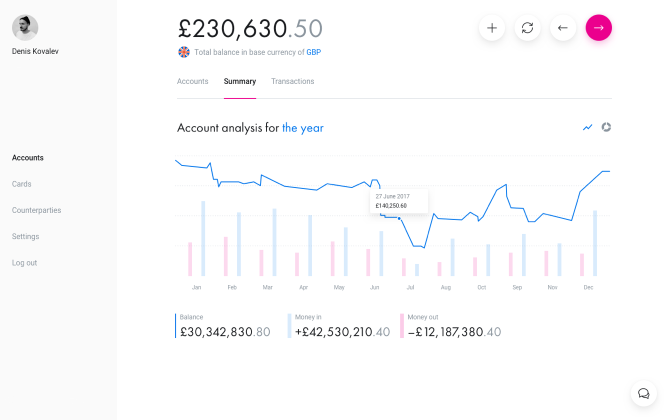
#> input picture datasets/FinUI/images/001.png, 1340 x 840 px (shown at 1/2 size); its folder holds only this picture in this run
$ jupyter execute --allow-errors mutual_information.ipynb   (older library calls are emulated)
#> lines starting #> are read from the running program, lines starting #| are printed output that depends on the picture; after the words box and inside, x2 and y2 are one past the last pixel; in counts of white or black regions, pixels touching at a corner belong together
#> further down, img is the input picture: shape (840, 1340, 3); mean B, G, R 251.8, 250.8, 251
### features/imtools.py
import cv2
import numpy as np
import pandas as pd
import pyemd
import random
from . import colordict
import scipy.stats, scipy.spatial


# [26 lines left out: functions split_block, smallest_sublist, not called in this run]


def get_brightness(gray_img):

    return cv2.mean(gray_img)[0]


def get_contrast(gray_img):

    return cv2.meanStdDev(gray_img)[1][0][0] / get_brightness(gray_img)


def get_complexity(gray_img):

    return np.std(cv2.Laplacian(gray_img, cv2.CV_64F))


# [75 lines left out: functions get_sharpness, get_entropy, get_color_variety, get_colorful, get_colorful_emd, not called in this run]


def get_color_percentage(img):

    h, w = img.shape[:2]
    rgb = img.astype('int64')
    rgb8 = rgb // 8
    r8, g8, b8 = cv2.split(rgb8)
    one = r8 * (32 * 32) + g8 * 32 + b8
    color_dict = colordict.color_dict()

    tf = color_dict[one]
    unique, counts = [list(x) for x in np.unique(tf, return_counts=True)]
    color_percents = [0] * 11
    for i in range(0, 11):
        if i in unique:
            k = unique.index(i)
            color_percents[i] = counts[k] / (h * w)

    black, blue, brown, gray, green, orange, pink, purple, red, white, yellow = color_percents[:]

    all_colors = np.array([black, blue, brown, gray, green, orange, pink, purple, red, white, yellow])
    non_bw_colors = np.array([blue, brown, green, orange, pink, purple, red, yellow])
    if np.sum(non_bw_colors) > 0:
        non_bw_colors = non_bw_colors / np.sum(non_bw_colors)
        shannon_e = scipy.stats.entropy(non_bw_colors)
    else:
        shannon_e = np.nan
    if white > black:
        pixel_density = 1 - np.sum(white) / np.sum(all_colors)
    else:
        pixel_density = 1 - np.sum(black) / np.sum(all_colors)

    return shannon_e, pixel_density


# [22 lines left out: function get_palette_ratio, not called in this run]


def get_complexity_edge(gray_img, otsu_ratio=0.5, gaussian_blur_kernel=(5, 5), n_random=1000):

#> called with otsu_ratio = 0.5, gaussian_blur_kernel = (5, 5), n_random = 1000
    gray = cv2.GaussianBlur(gray_img, gaussian_blur_kernel, 0)
    ret, thresh = cv2.threshold(gray, 0, 255, cv2.THRESH_BINARY + cv2.THRESH_OTSU)
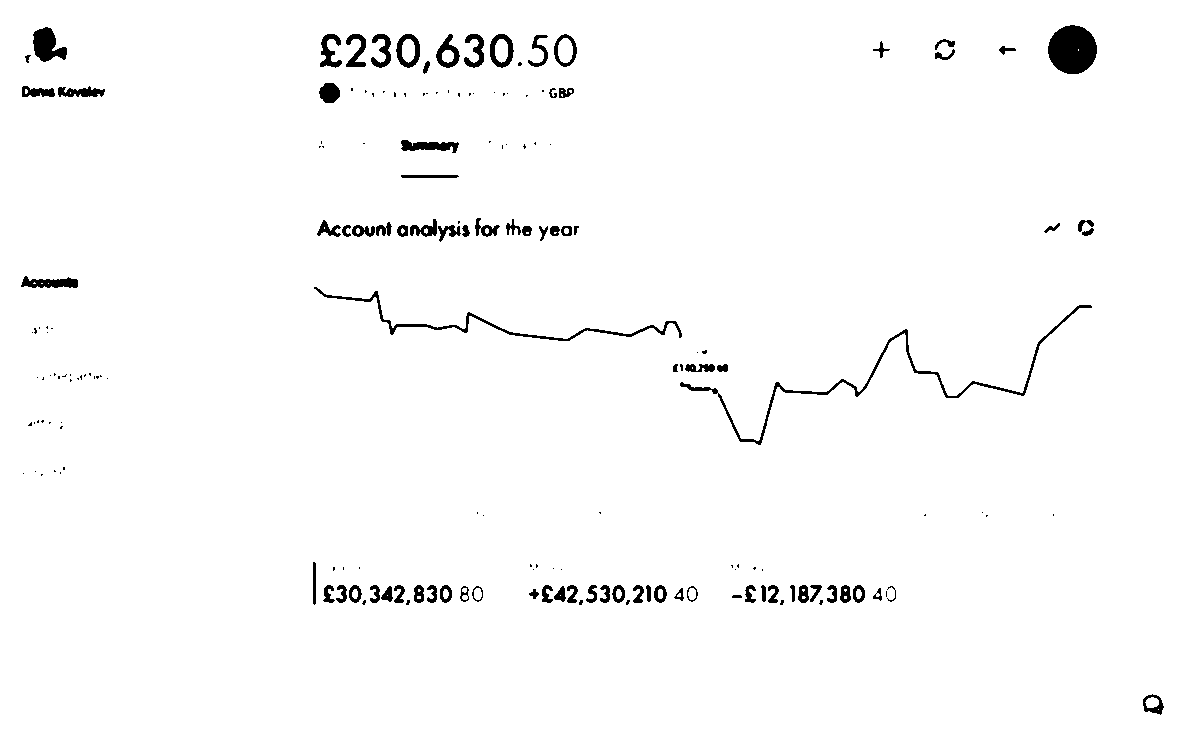
#> thresh: shape (752, 1200); 98.1% white; 180 black regions (95 under 20 px), largest, box (x1, y1, x2, y2) and area: (1048, 25, 1097, 74) 1867, (680, 305, 1092, 445) 1741, (314, 287, 682, 341) 1228
#> ret = 203
    edge = cv2.Canny(gray, threshold1=(ret * otsu_ratio), threshold2=ret)
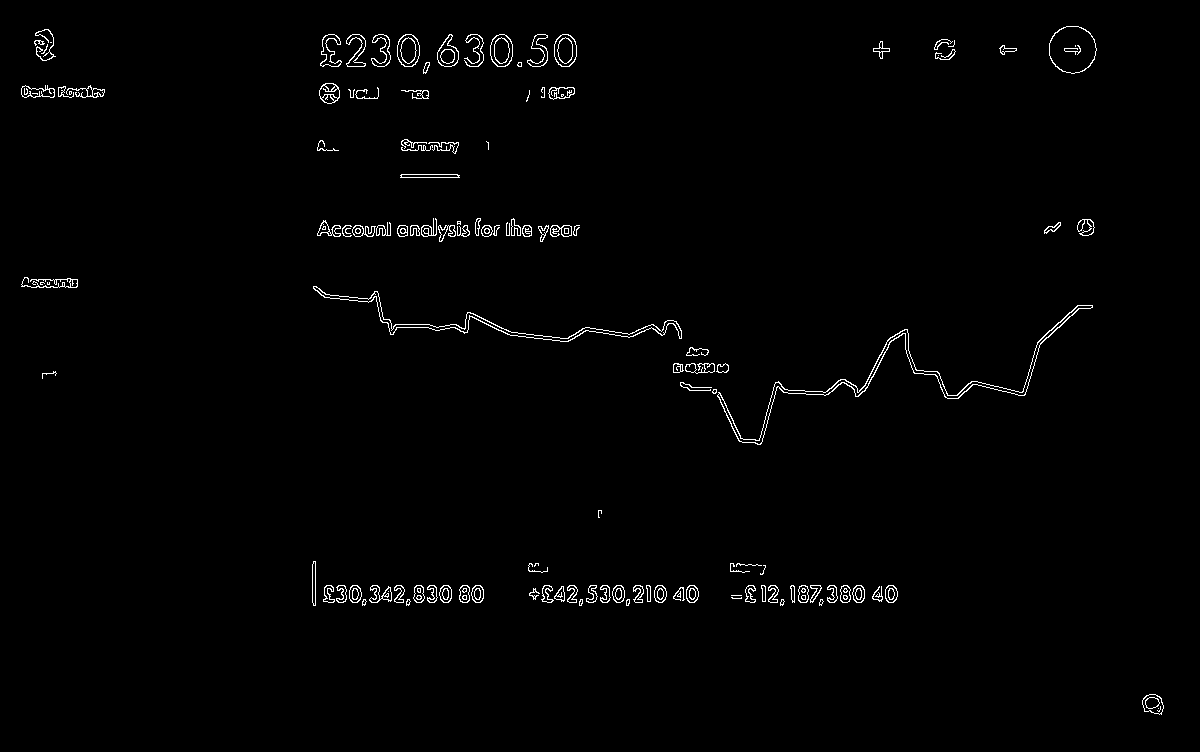
#> edge: shape (752, 1200); 1.2% white in thin lines or dots, all inside (x1, y1, x2, y2) = (21, 26, 1164, 715)

    edge_threshold = 0
    e_points = np.argwhere(edge > edge_threshold)
#> e_points = 10769 pairs, first value 26 to 714, second value 21 to 1163

    h, w = edge.shape
    dia = (h ** 2 + w ** 2) ** 0.5
    e_total = len(e_points)
#> e_total = 10769
    e_density = e_total / (h * w)
#> e_density = 0.0119
    if e_total > 0:
        random.seed(42)
        if isinstance(n_random, int):
            e_points = random.sample(list(e_points), min(n_random, e_total))
#> e_points = 1000 pairs, first value 26 to 711, second value 23 to 1160
        dists = scipy.spatial.distance.pdist(e_points, 'euclidean')
        e_dist = np.mean(dists) / dia
#> e_dist = 0.293
    else:
        e_dist = np.nan

    return e_density, e_dist


# [55 lines left out: functions get_saliency, get_complexity_saliency, get_complexity_saliency_consistency, get_ruleofthirds_centroid, not called in this run]


def get_features(img):
    gray_img = cv2.cvtColor(img, cv2.COLOR_RGB2GRAY)

    edge_density, edge_distance = get_complexity_edge(gray_img)
#> edge_density = 0.0119; edge_distance = 0.293
    shannon_e, pixel_density = get_color_percentage(img)
#> in get_color_percentage, `r8, g8, b8 = cv2.split(rgb8)`:
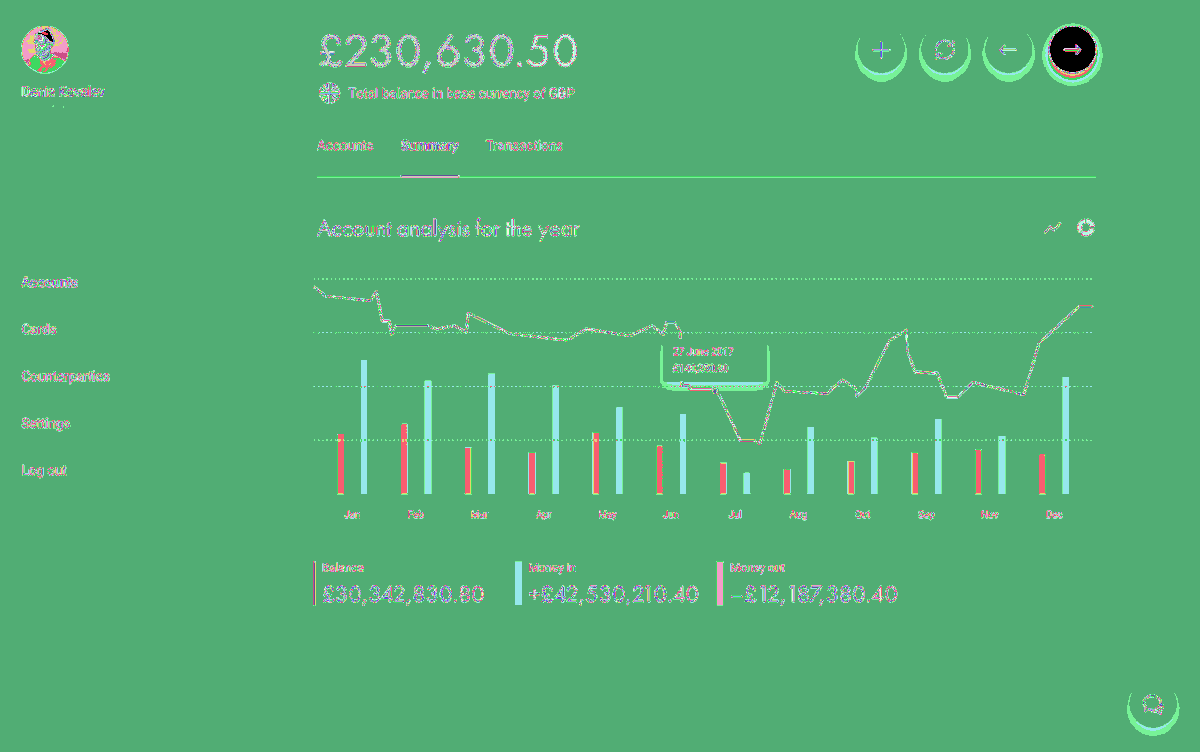
#> g8: shape (752, 1200) int32; 32 distinct labels, from 0 to 31; one colour per label, 0 black
#> in get_color_percentage, `r8, g8, b8 = cv2.split(rgb8)`:
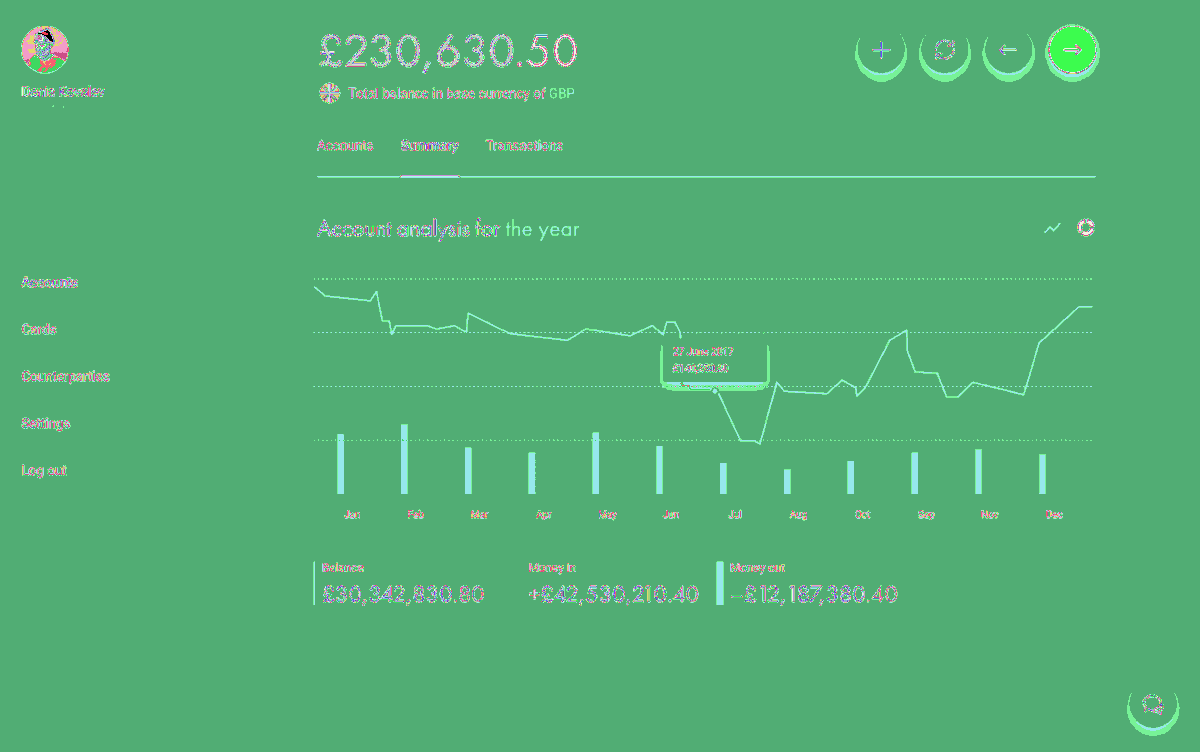
#> b8: shape (752, 1200) int32; 32 distinct labels, from 0 to 31; one colour per label, 0 black
    com_x_s, com_y_s, dcm_x, dcm_y = get_ruleofthirds_centroid(gray_img)
    palette_ratio, palette_std = get_palette_ratio(img)

    return {
        'brightness': get_brightness(gray_img) / 256,
        'contrast': get_contrast(gray_img),
        'complexity': get_complexity(gray_img),
        'sharpness': get_sharpness(gray_img),
        'endge_density': edge_density,
        'edge_distance': edge_distance,
        'saliency': get_complexity_saliency(gray_img),
        'saliency_consistency': get_complexity_saliency_consistency(gray_img),
        'entropy': get_entropy(gray_img),
        'com_x_s': com_x_s,
        'com_y_s': com_y_s,
        'dcm_x': dcm_x,
        'dcm_y': dcm_y,
        'color_variety': get_color_variety(img),
        'colorful': get_colorful(img),
        'colorful_emd': get_colorful_emd(img),
        'color_entropy': shannon_e,
        'pixel_density': pixel_density,
        'palette_ratio': palette_ratio,
        'palette_std': palette_std
    }

### mutual information/mutual_information.ipynb
[cell 1]
import cv2
import numpy as np
import pandas as pd
import os
import matplotlib.pyplot as plt
import seaborn as sns
from tqdm import tqdm
from sklearn.linear_model import LinearRegression
from sklearn.model_selection import train_test_split
import sys
sys.path.append('..')

from features.imtools import get_features

#> (a cell that did not finish here is left out)

[cell 3]
img_dir = '../datasets/FinUI/images'
csv_dir = '../datasets/FinUI/csv'
ocr_dir = '../datasets/FinUI/ocr'
images = os.listdir(img_dir)
images = [img for img in images if img.split('.')[1] == 'png']
#> (the rest of this cell did not finish here and is left out)

# Image features

#> (a cell that did not finish here is left out)

[cell 5]
corr = img_features.corr()
fig = plt.figure(figsize=(16,14))

ax = sns.heatmap(
    corr,
    xticklabels=corr.columns.values,
    yticklabels=corr.columns.values,
    cmap='coolwarm',
    vmin=-1, vmax=1, annot=True, fmt='.2f'
)
plt.show()
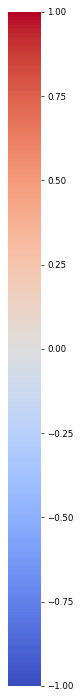
#> figure drawn by matplotlib, 2 panels

[cell 6]
from numpy.random import default_rng
from scipy.special import digamma
from sklearn.neighbors import KDTree


# [158 lines left out: functions get_radius_kneighbors, num_points_within_radius, preprocess_data, add_noise, compute_mi, compute_cmi and 1 more, not called in this run]

[cell 7]
mi=[]
for c in img_features.columns:
    mi.append(compute_mi(img_features[c].values, df['3_1'].values))

[cell 8]
fig = plt.figure(figsize=(14,8))
plt.bar(img_features.columns, mi)
plt.title('COLOR_SCHEME')
plt.xticks(rotation=90)
plt.show()

[cell 9]
mi=[]
for c in img_features.columns:
    mi.append(compute_mi(img_features[c].values, df['3_2'].values))

fig = plt.figure(figsize=(14,8))
plt.bar(img_features.columns, mi)
plt.title('INFORMATIOIN')
plt.xticks(rotation=90)
plt.show()

[cell 10]
mi=[]
for c in img_features.columns:
    mi.append(compute_mi(img_features[c].values, df['3_3'].values))

fig = plt.figure(figsize=(14,8))
plt.bar(img_features.columns, mi)
plt.title('OTHER')
plt.xticks(rotation=90)
plt.show()

[cell 11]
mi=[]
for c in img_features.columns:
    mi.append(compute_mi(img_features[c].values, df['3_1'].values))
dff = img_features[img_features.columns[np.array(mi)>0.25]]

[cell 12]
from sklearn.linear_model import LinearRegression
X = dff.values
#> (the rest of this cell did not finish here and is left out)

#> (a cell that did not finish here is left out)

[cell 14]
from sklearn.linear_model import LinearRegression
from numpy.polynomial.polynomial import polyfit

X = dff.values
#> (the rest of this cell did not finish here and is left out)

#> (a cell that did not finish here is left out)

# Text features

[cell 16]
fn = images[0]
img = cv2.imread(os.path.join(img_dir, fn))
img = cv2.cvtColor(img, cv2.COLOR_BGR2RGB)
#> (the rest of this cell did not finish here and is left out)

[cell 17]
from features.txtools import get_features

#> (a cell that did not finish here is left out)

[cell 19]
corr = txt_features.corr()
fig = plt.figure(figsize=(16,14))

ax = sns.heatmap(
    corr,
    xticklabels=corr.columns.values,
    yticklabels=corr.columns.values,
    cmap='coolwarm',
    vmin=-1, vmax=1, annot=True, fmt='.2f'
)
plt.show()

[cell 20]
tf = txt_features.fillna(0)
mi=[]
for c in txt_features.columns:
    mi.append(compute_mi(tf[c].values, df['2_1'].values))

[cell 21]
fig = plt.figure(figsize=(14,8))
plt.bar(tf.columns, mi)
plt.title('READABILITY')
plt.xticks(rotation=90)
plt.show()

[cell 22]
mi=[]
for c in txt_features.columns:
    mi.append(compute_mi(tf[c].values, df['2_2'].values))

fig = plt.figure(figsize=(14,8))
plt.bar(tf.columns, mi)
plt.title('INFORMATION')
plt.xticks(rotation=90)
plt.show()

[cell 23]
mi=[]
for c in txt_features.columns:
    mi.append(compute_mi(tf[c].values, df['2_3'].values))

fig = plt.figure(figsize=(14,8))
plt.bar(tf.columns, mi)
plt.title('OTHER')
plt.xticks(rotation=90)
plt.show()

[cell 24]
mi=[]
for c in txt_features.columns:
    mi.append(compute_mi(tf[c].values, df['2_2'].values))
dff = tf[tf.columns[np.array(mi)>0.05]]
dff.columns

[cell 25]
from sklearn.linear_model import LinearRegression
X = dff.values
#> (the rest of this cell did not finish here and is left out)

[cell 26]
from sklearn.linear_model import LinearRegression
from numpy.polynomial.polynomial import polyfit

X = dff.values
#> (the rest of this cell did not finish here and is left out)

#> (a cell that did not finish here is left out)

[cell 28]
tf = txt_features.fillna(0)
mi=[]
for c in txt_features.columns:
    mi.append(compute_mi(tf[c].values, df['2_1'].values))
dff = tf[tf.columns[np.array(mi)>0.1]]
dff.columns

$ run again, on datasets/FinUI/images/007.png
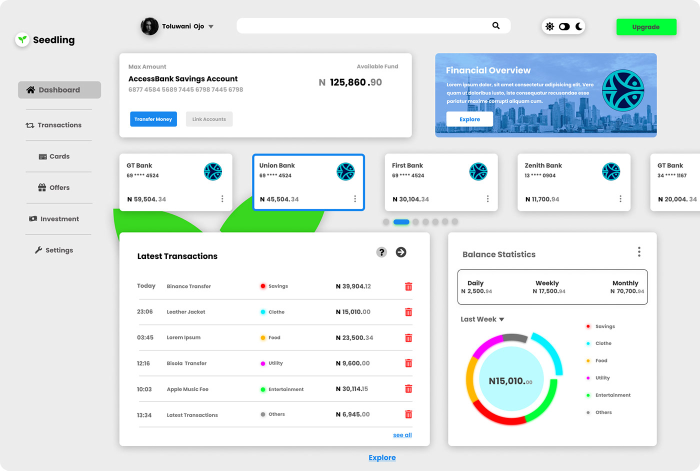
#> input picture datasets/FinUI/images/007.png, 1400 x 941 px (shown at 1/2 size)
#> img is the input picture: shape (941, 1400, 3); mean B, G, R 235.4, 234.5, 227.7
#> in get_complexity_edge, `ret, thresh = cv2.threshold(gray, 0, 255, cv2.THRESH_BINARY + cv2.THRE..`:
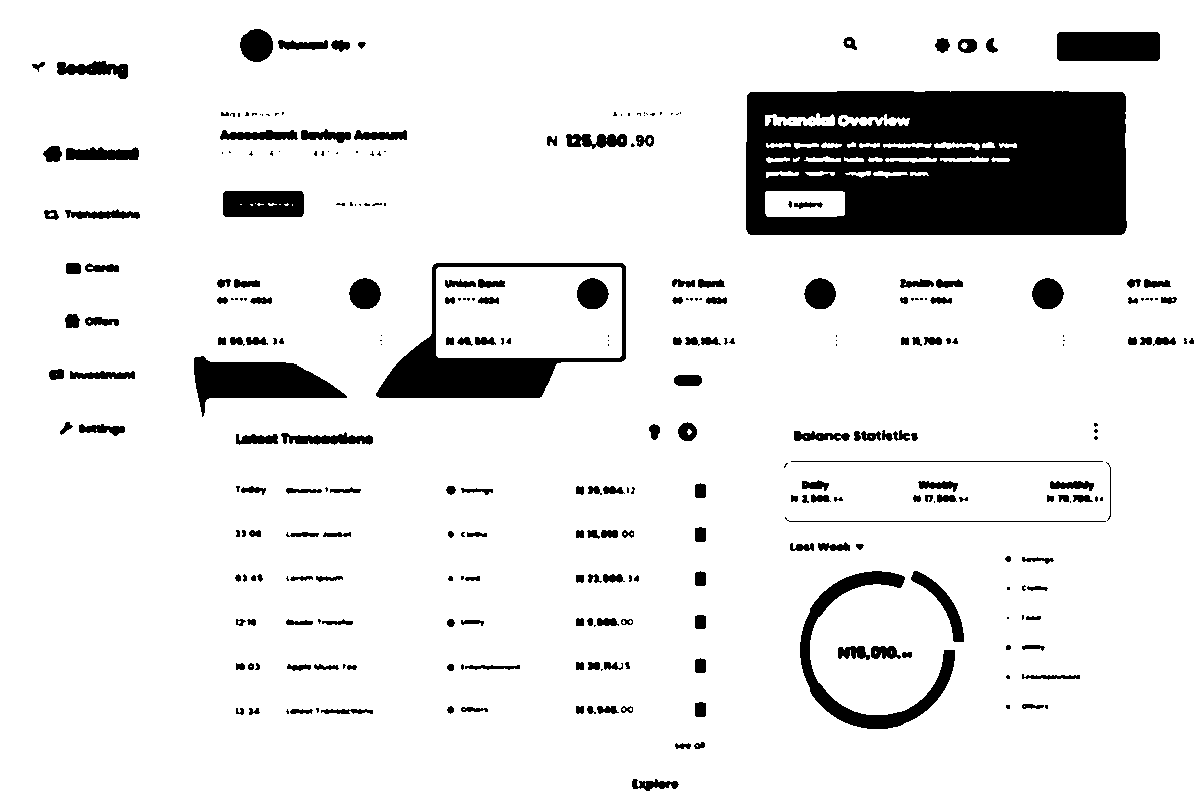
#> thresh: shape (806, 1200); 89.5% white; 309 black regions (112 under 20 px), largest, box (x1, y1, x2, y2) and area: (746, 91, 1127, 235) 48962, (376, 263, 626, 398) 8652, (194, 356, 347, 417) 4720
#> ret = 193
#> edge: shape (806, 1200); 2.9% white in thin lines or dots
#> in get_complexity_edge, `e_points = np.argwhere(edge > edge_threshold)`: e_points = 28525 pairs, first value 30 to 791, second value 31 to 1194
#> e_total = 28525
#> e_density = 0.0295
#> in get_complexity_edge, `e_points = random.sample(list(e_points), min(n_random, e_total))`: e_points = 1000 pairs, first value 31 to 787, second value 46 to 1186
#> e_dist = 0.326
#> edge_density = 0.0295; edge_distance = 0.326
#> r8: shape (806, 1200) int32; 32 distinct labels, from 0 to 31
#> g8: shape (806, 1200) int32; 32 distinct labels, from 0 to 31
#> b8: shape (806, 1200) int32; 32 distinct labels, from 0 to 31
#> in get_color_percentage, `one = r8 * (32 * 32) + g8 * 32 + b8`:
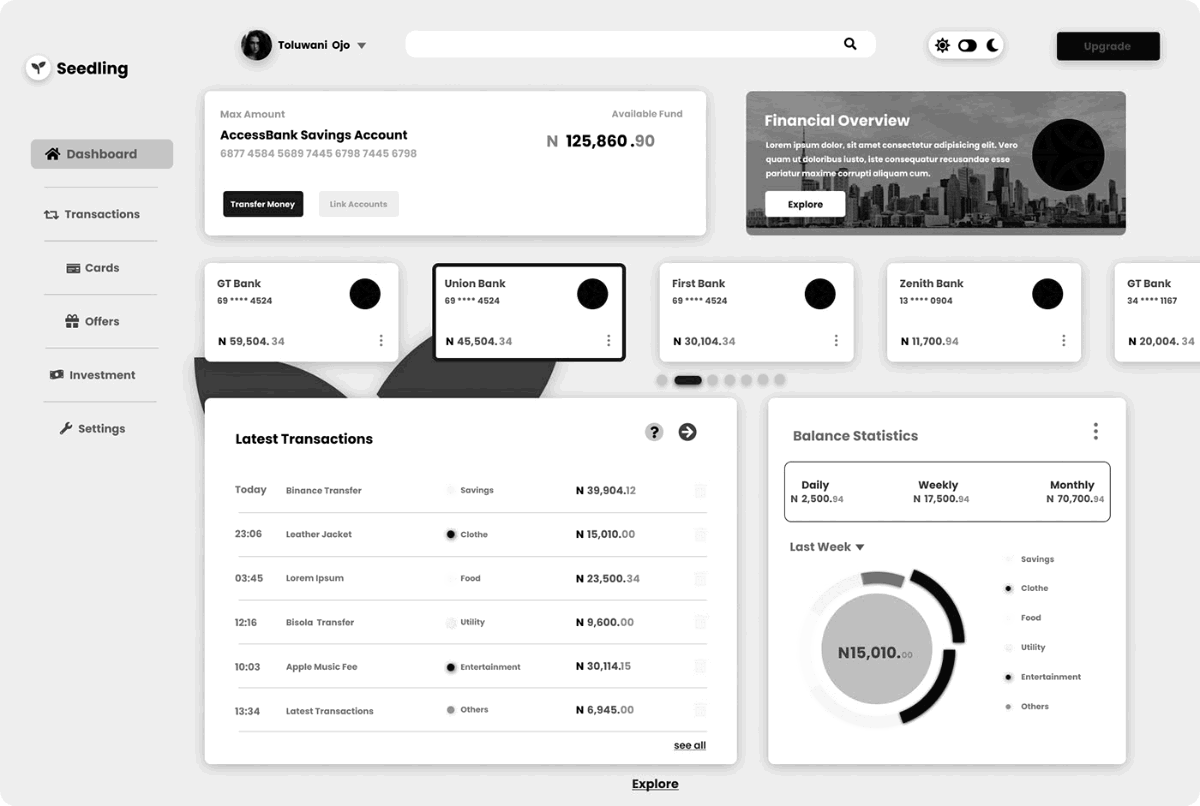
#> one: shape (806, 1200) int32; min 0, max 32767, mean 29431.4; drawn with min black and max white
